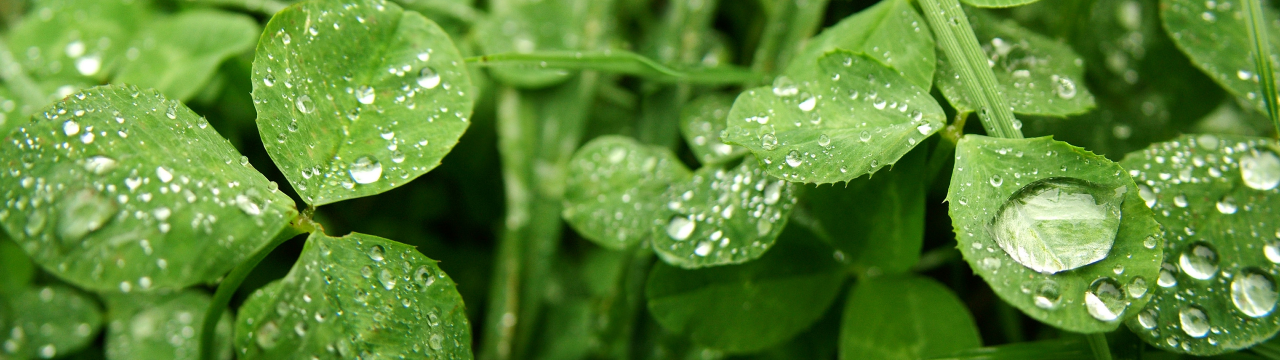
#> input picture resources/leaf.jpg, 3840 x 1080 px (shown at 1/3 size)
$ python '4.essential_functions(5).py'
#> lines starting #> are read from the running program, lines starting #| are printed output that depends on the picture; after the words box and inside, x2 and y2 are one past the last pixel; in counts of white or black regions, pixels touching at a corner belong together
import cv2 as cv

img = cv.imread('resources/leaf.jpg')
#> img is the input picture: shape (1080, 3840, 3); mean B, G, R 54.3, 136.1, 93.9
# cv.imshow('leaf image',img)

# ------------> 1.Resized <------------
img_resized = cv.resize(img,(910,540),interpolation=cv.INTER_AREA)
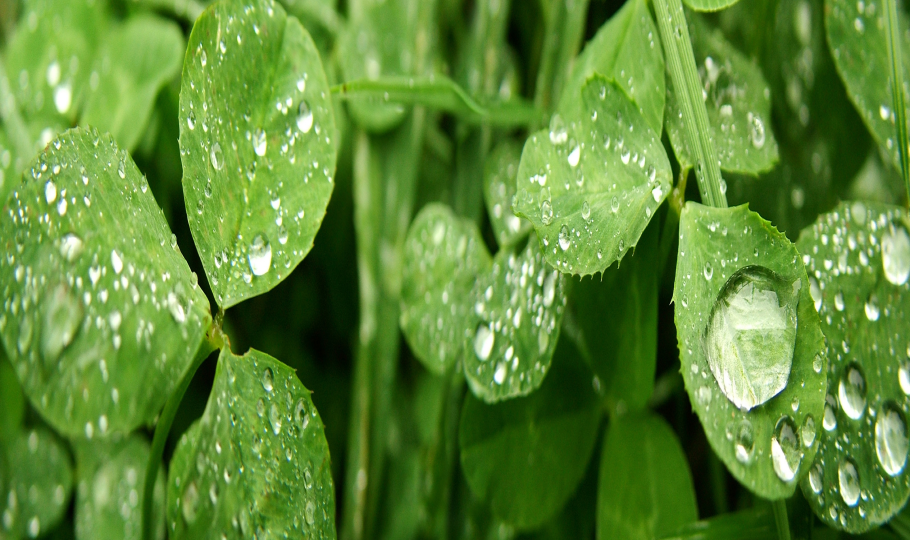
#> img_resized: shape (540, 910, 3); mean B, G, R 54.3, 136.1, 93.9
cv.imshow('resized image',img_resized)

# ------------> 2.converting to grayScale <------------
img_gray = cv.cvtColor(img_resized,cv.COLOR_BGR2GRAY)
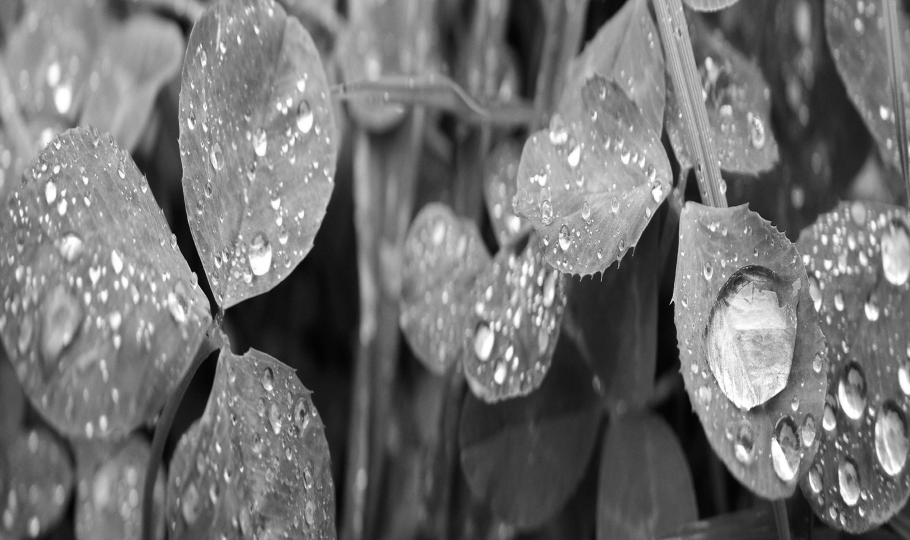
#> img_gray: shape (540, 910); min 2, max 255, mean 114.2
cv.imshow('gray image',img_gray)

# ------------> 3.blurring image <------------
img_blur = cv.GaussianBlur(img_resized,(7,7),cv.BORDER_DEFAULT)
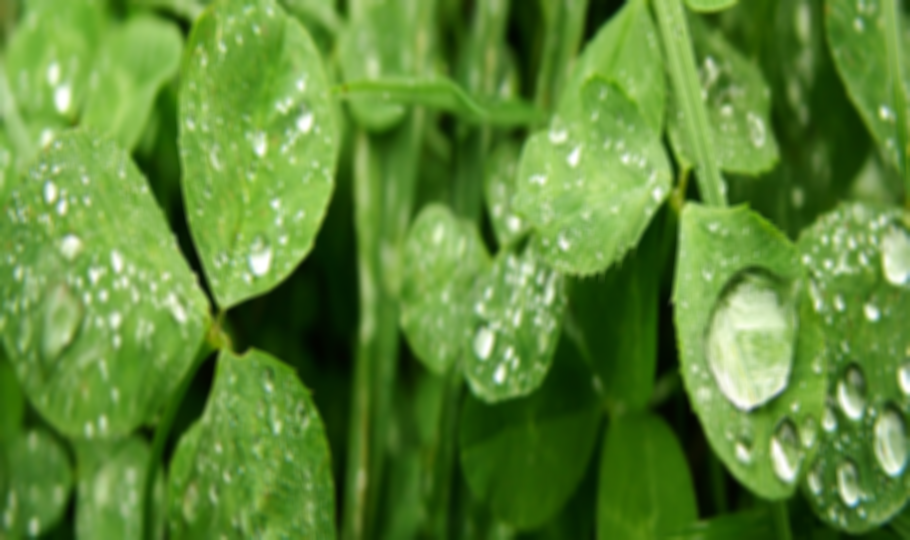
#> img_blur: shape (540, 910, 3); mean B, G, R 54.3, 136.1, 93.9
cv.imshow('blur image',img_blur)

# ------------> 4.Edge cascade <------------
# try to find the edges that present in the images
# many of edge detector 'canny' is famous one in OpenCv
img_canny = cv.Canny(img_resized,125,175)
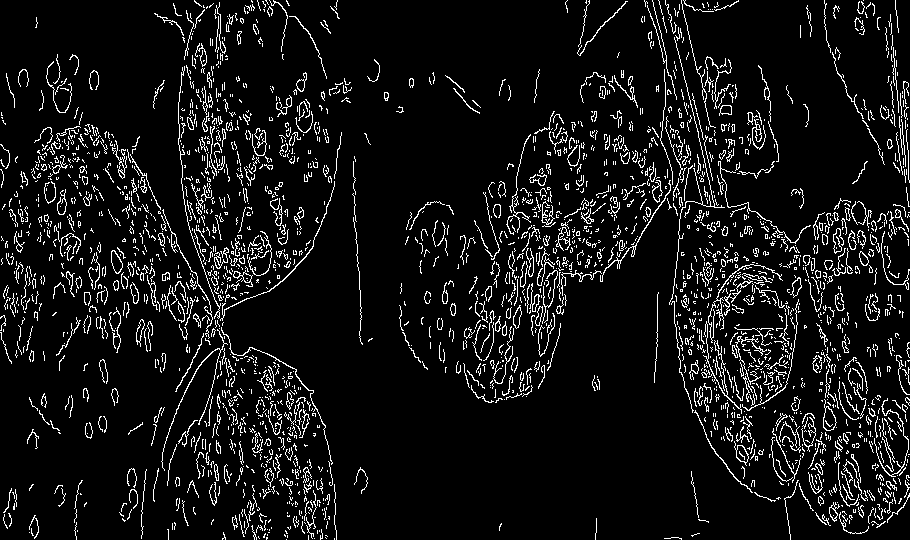
#> img_canny: shape (540, 910); 7.9% white in thin lines or dots
cv.imshow('canny image',img_canny)

# ------------> 5. Dilating the image <------------
img_dilated = cv.dilate(img_canny,(7,7),iterations=3)
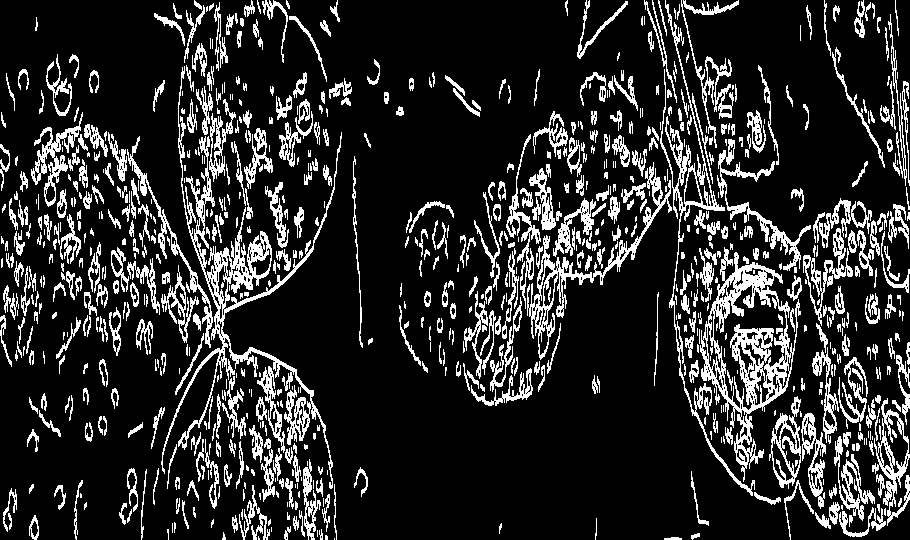
#> img_dilated: shape (540, 910); 16.8% white in thin lines or dots
cv.imshow('dilated image',img_dilated)

# ------------> 6.Eroding <------------
img_eroded = cv.erode(img_dilated,(7,7),iterations=3)
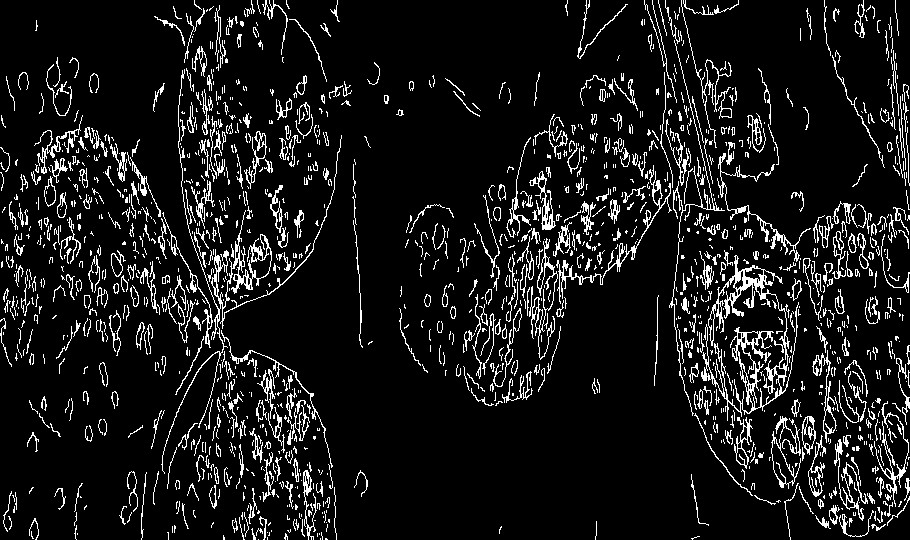
#> img_eroded: shape (540, 910); 9.5% white in thin lines or dots
cv.imshow('eroded image',img_eroded)

# ------------> 7.Cropping image <------------
img_cropped = img_resized[50:200,200:400]
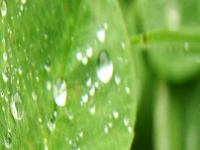
#> img_cropped: shape (150, 200, 3); mean B, G, R 70, 171.4, 122.9
cv.imshow('cropped image',img_cropped)

cv.waitKey(0)

$ run again, with resources/cat.jpg copied over resources/leaf.jpg
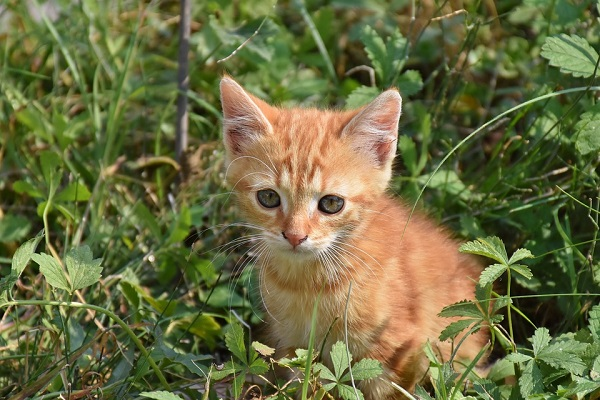
#> input picture resources/cat.jpg, 600 x 400 px
#> img is the input picture: shape (400, 600, 3); mean B, G, R 64.5, 108.6, 106.9
#> `img_canny = cv.Canny(img_resized,125,175)`:
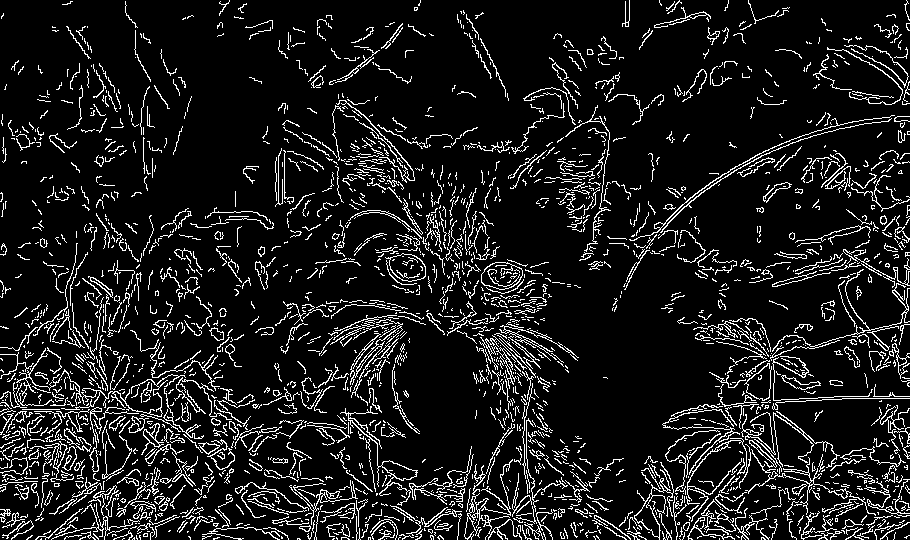
#> img_canny: shape (540, 910); 10.6% white in thin lines or dots
#> img_dilated: shape (540, 910); 27.1% white; 551 white regions (131 under 20 px), largest, box (x1, y1, x2, y2) and area: (0, 243, 474, 540) 39105, (585, 209, 910, 540) 26173, (444, 259, 624, 540) 12164
#> img_eroded: shape (540, 910); 15.2% white; 785 white regions (466 under 20 px), largest, box (x1, y1, x2, y2) and area: (0, 246, 312, 540) 14268, (662, 212, 910, 540) 13197, (444, 262, 579, 482) 4256
#> `img_cropped = img_resized[50:200,200:400]`:
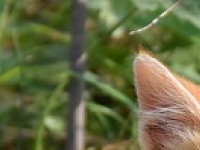
#> img_cropped: shape (150, 200, 3); mean B, G, R 65.8, 106, 102
